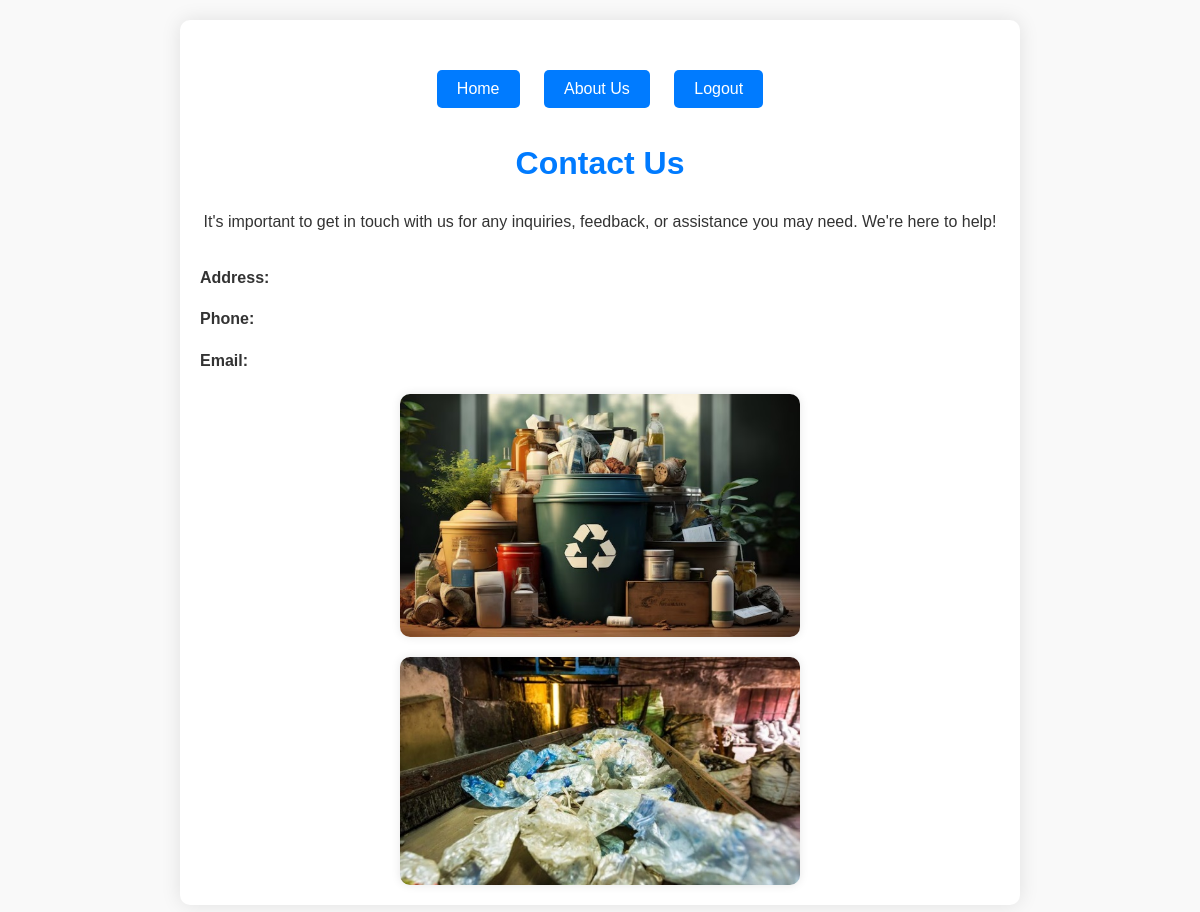
The app's page /contact-us/, older data.
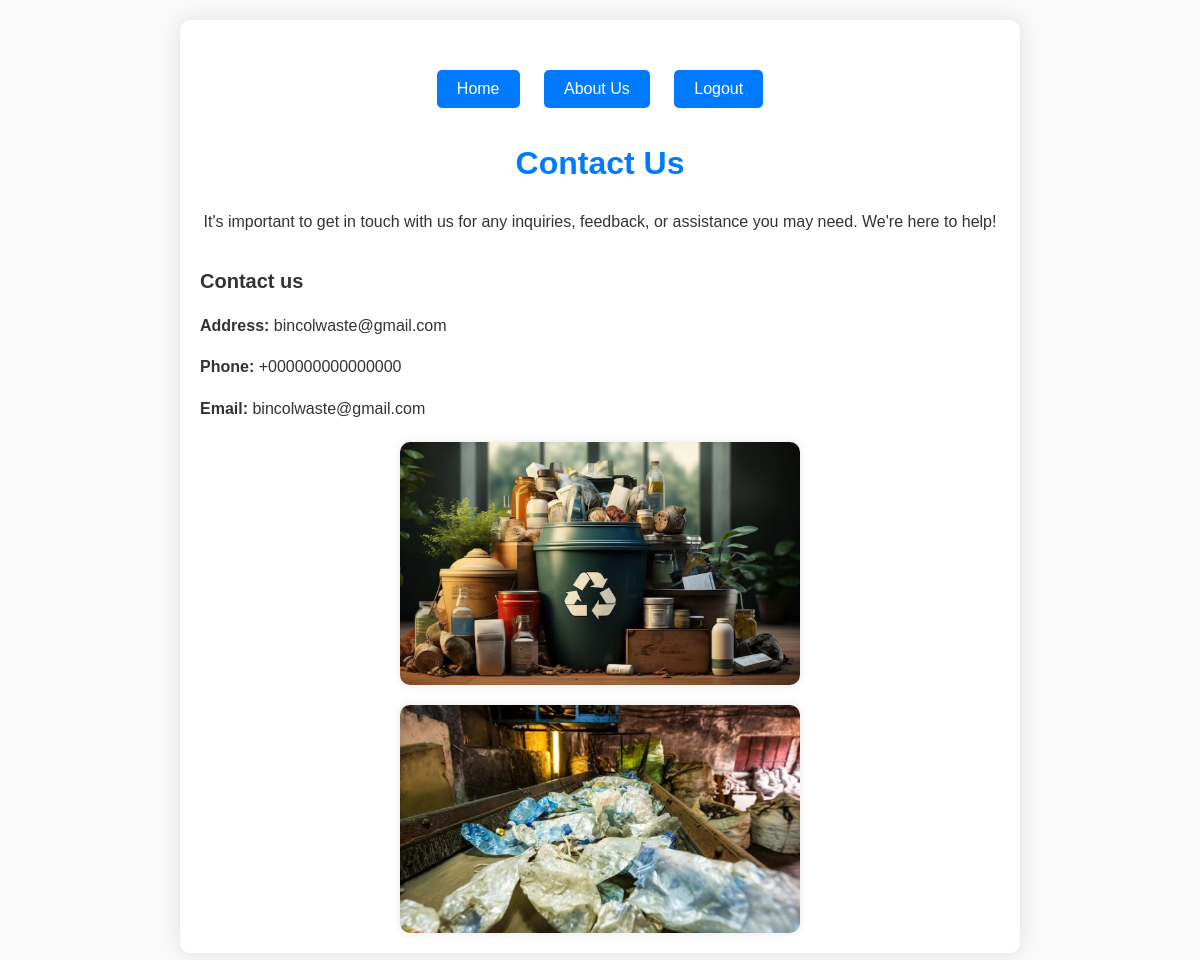
The same page, newer data.
### bincol_pro/models.py (models this page shows)
class ContactUs(models.Model):
    title = models.CharField(max_length=100)
    address = models.CharField(max_length=200)
    phone = models.CharField(max_length=20)
    email = models.EmailField()

### bincol_pro/views.py (the view)
# urls.py: path('contact-us/', views.contact_us, name='contact_us'),
def contact_us(request):
    contact_page = ContactUs.objects.first()  # Assuming there's only one Contact Us page
    return render(request, 'contact_us.html', {'contact_page': contact_page})

### bincol_pro/templates/contact_us.html (shortened to what this page needs)
<!DOCTYPE html>
<html lang="en">
<head>
</head>
<body>
    <div class="container">
        <div class="button-container">
            <button onclick="window.location.href='{% url 'home' %}'">Home</button>
            <button onclick="window.location.href='{% url 'about_us' %}'">About Us</button>
            <button onclick="window.location.href='{% url 'login' %}'">Logout</button>
        </div>
        <h1>Contact Us</h1>
        <p style="text-align: center;">It's important to get in touch with us for any inquiries, feedback, or assistance you may need. We're here to help!</p>
        <div class="contact-info">
            <h2>{{ contact_page.title }}</h2>
            <p><strong>Address:</strong> {{ contact_page.address }}</p>
            <p><strong>Phone:</strong> {{ contact_page.phone }}</p>
            <p><strong>Email:</strong> {{ contact_page.email }}</p>
            <img src="\static\contact_us_1.jpg" alt="Contact Image 1">
            <img src="\static\contact_us_2.jpg" alt="Contact Image 2">
        </div>
    </div>
</body>
</html>

Row changes from the older to the newer data that the page shows:
added ContactUs: title "Contact us", address "bincolwaste@gmail.com", phone "+000000000000000", email "bincolwaste@gmail.com"
